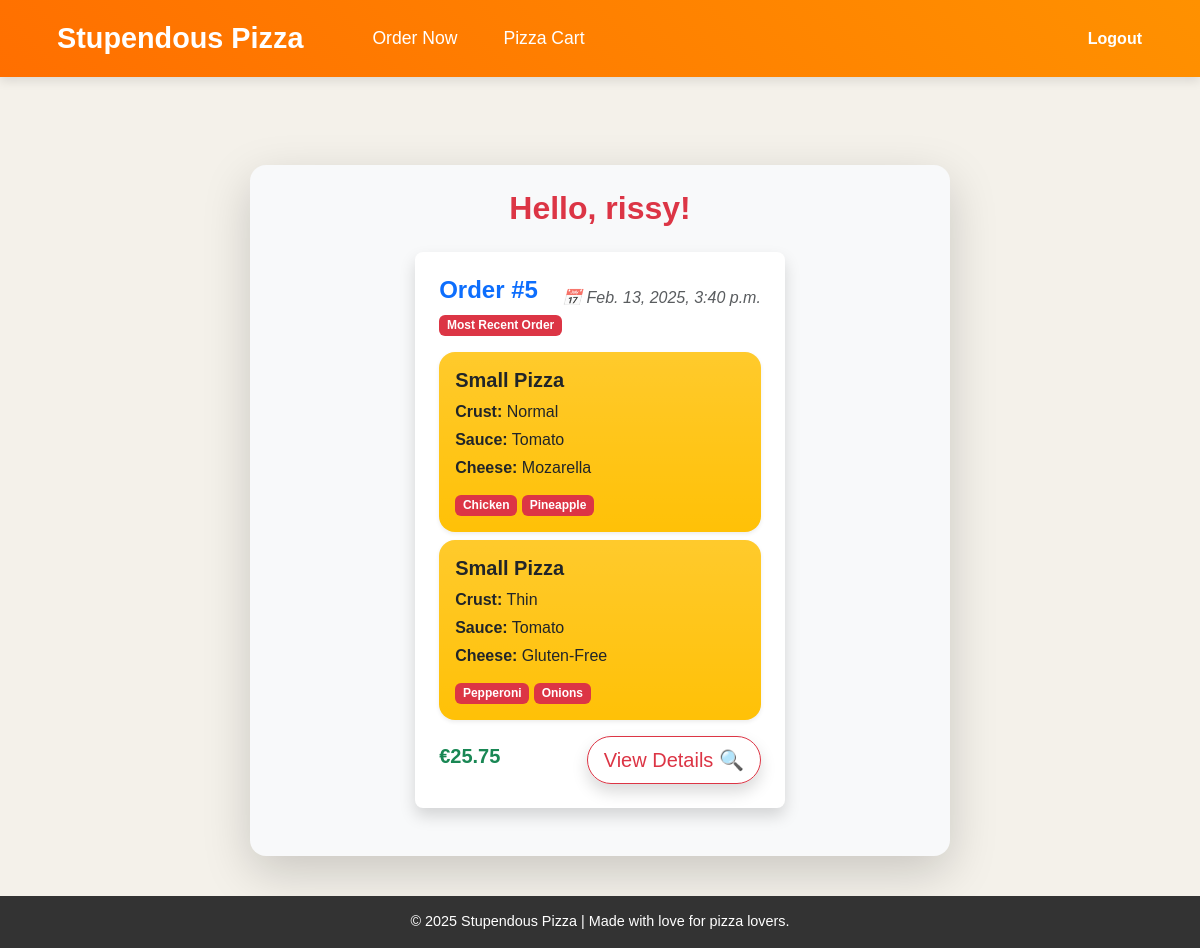
/ (signed in), run on the app's committed database.
### Pizza_App/models.py (models this page shows, shortened)
class Order(models.Model):
    user = models.ForeignKey(User, on_delete=models.CASCADE)
    pizza = models.ManyToManyField(Pizza)
    address = models.ForeignKey(Address, on_delete=models.SET_NULL, null=True, blank=True)
    time_ordered = models.DateTimeField(auto_now_add=True)
    def total_price(self):
        total = sum(float(p.Total_Price()) for p in self.pizza.all())
        return f"{total:.2f}"

class Pizza(models.Model):
    id = models.AutoField(primary_key=True)
    size = models.ForeignKey(Size, on_delete=models.CASCADE)
    crust = models.ForeignKey(Crust, on_delete=models.CASCADE)
    sauce = models.ForeignKey(Sauce, on_delete=models.CASCADE)
    topping = models.ManyToManyField(Topping, blank=True)
    cheese = models.ForeignKey(Cheese, on_delete=models.CASCADE)
    def Total_Price(self):
        toppings = sum(t.price for t in self.topping.all())
        pricing = self.size.price + self.crust.price + self.sauce.price + toppings + self.cheese.price
        return f"{pricing:.2f}"

class Size(models.Model):
    id = models.AutoField(primary_key=True)
    size = models.CharField(max_length=50, default="Small")
    price = models.FloatField(default=9.50)
    def __str__(self):
        return self.size

class Crust(models.Model):
    id = models.AutoField(primary_key=True)
    crust = models.CharField(max_length=50, default="Normal")
    price = models.FloatField(default=0)
    def __str__(self):
        return self.crust

class Sauce(models.Model):
    id = models.AutoField(primary_key=True)
    sauce = models.CharField(max_length=50, default="Tomato")
    price = models.FloatField(default=0.50)
    def __str__(self):
        return self.sauce

class Cheese(models.Model):
    id = models.AutoField(primary_key=True)
    cheese = models.CharField(max_length=50, default="Mozarella")
    price = models.FloatField(default=0.5)
    def __str__(self):
        return self.cheese

class Topping(models.Model):
    id = models.AutoField(primary_key=True)
    topping = models.CharField(max_length=50)
    price = models.FloatField()

### Pizza_App/views.py (the view)
# urls.py: path('', views.index, name='index'),
def index(request):
    current_user = ""
    orders = ""
    if request.user.is_authenticated:
        current_user = request.user
        orders = Order.objects.filter(user=current_user).order_by("-id")
    return render(request, 'index.html', {"user": current_user, "orders": orders})

### Pizza_App/templates/index.html (shortened to what this page needs)
{% extends 'base.html' %}
{% block content %}
<div class="container mt-5 d-flex justify-content-center">
    {% if user.is_authenticated %}
    <div class="w-100" style="max-width: 700px;">
        <div class="card p-4 shadow-lg rounded-4 border-0 bg-light">
            <h2 class="text-center text-danger fw-bold">Hello, {{ user.username }}!</h2>
            {% if orders %}
            <div class="list-group mt-3">
                {% for order in orders %}
                    <div class="list-group-item mb-4 p-4 shadow rounded-3 border-0 bg-white" style="max-width: 700px; margin: auto;">
                        <div class="d-flex justify-content-between align-items-center">
                            <div>
                                <h4 class="text-primary fw-bold">Order #{{ order.id }}</h4>
                                <span class="badge {% if forloop.first %} bg-danger {% else %} bg-success {% endif %}">
                                    {% if forloop.first %} Most Recent Order {% else %} Delivered {% endif %}
                                </span>
                            </div>
                            <div>
                                <p class="text-muted fst-italic">📅 {{ order.time_ordered }}</p>
                            </div>
                        </div>
                        <div class="mt-3">
                            {% for pizza in order.pizza.all %}
                                <div class="card p-3 border-0 rounded-4 mb-2 shadow-sm bg-warning bg-gradient" style="max-width: 650px; margin: auto;">
                                    <h5 class="fw-bold">{{ pizza.size }} Pizza</h5>
                                    <p class="mb-1"><strong>Crust:</strong> {{ pizza.crust }}</p>
                                    <p class="mb-1"><strong>Sauce:</strong> {{ pizza.sauce }}</p>
                                    <p class="mb-1"><strong>Cheese:</strong> {{ pizza.cheese }}</p>
                                    <div class="mt-2">
                                        {% for topping in pizza.topping.all %}
                                            <span class="badge bg-danger">{{ topping.topping }}</span>
                                        {% empty %}
                                            <span class="badge bg-dark">No toppings</span>
                                        {% endfor %}
                                    </div>
                                </div>
                            {% endfor %}
                        </div>
                        <div class="d-flex justify-content-between align-items-center mt-3">
                            <h5 class="text-success fw-bold">€{{ order.total_price }}</h5>
                            <a href="{% url 'completed_order' order.id %}" class="btn btn-lg btn-outline-danger rounded-pill shadow">
                                View Details 🔍
                            </a>
                        </div>
                    </div>
                {% endfor %}
            </div>
            {% endif %}
        </div>
    </div>
    {% endif %}
</div>
{% endblock %}

### Pizza_App/templates/base.html (style rules this page uses)
body { font-family: 'Poppins', Arial, sans-serif; background-color: #f4f1ea; color: #333; display: flex; flex-direction: column; min-height: 100vh; }

### data on the page
Order: id "5", time_ordered "Feb. 13, 2025, 3:40 p.m.", total_price "25.75"
Pizza: size "Small", crust "Normal", sauce "Tomato", cheese "Mozarella"
Topping: topping "Chicken"
Topping: topping "Pineapple"
Pizza: size "Small", crust "Thin", sauce "Tomato", cheese "Gluten-Free"
Topping: topping "Pepperoni"
Topping: topping "Onions"

### other printed values
{{ user.username }} "rissy"
